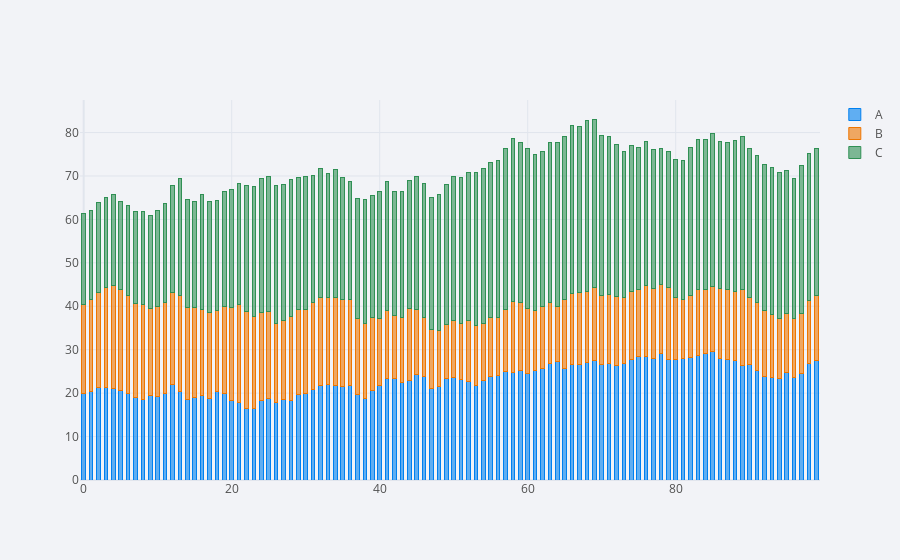

The notebook cell saved with this chart:
### Code cell
cf.set_config_file(theme='polar')
df.iplot(kind = 'bar', barmode='stack', bargap=0.5)
